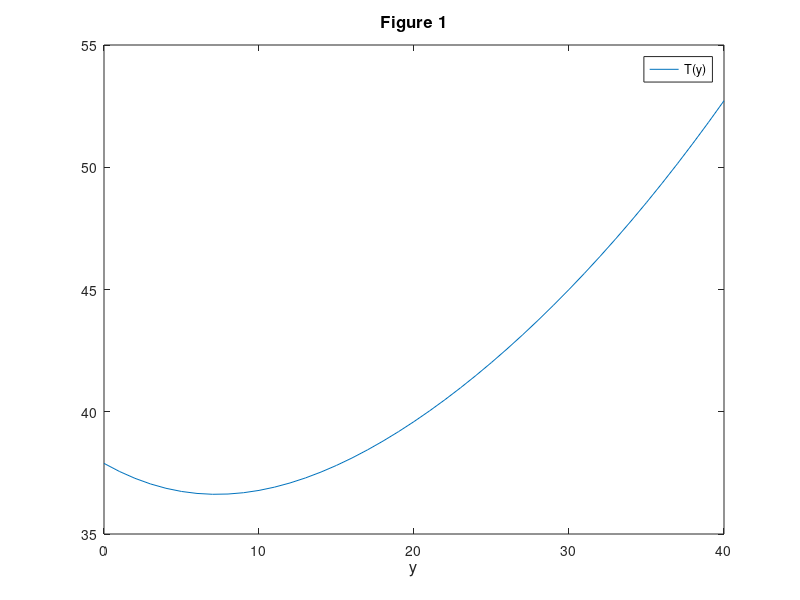

MATLAB code for this plot:
% G1FERMAT
% Fermat's Principle
% Graph of total travel time
% t1 is the time to go from inital position (0,o) to point (xq,y) in medium with
% velocity v1
% t2 is the time to go from inital position (xq,y) to point (xf,yf) in medium with
% velocity v2
% there is a y value for minimum time
xq=20;
xf=40;
yf=40;
y=(0:1:40);
% velocity
v1=1;
v2=2.5;
% v1 and v2 are at the Graph
% time in medium 1
t1=(1/v1)*sqrt((xq)^2+(y).^2);
% time in medium 2
t2=(1/v2)*sqrt((xf-xq)^2+(yf-y).^2);
T=t1+t2;

figure(1);
plot(y,T);
axis([0 40 35 55]);                  % PLOTS LIMITS                    
xlabel('y','Fontsize',12);
legend('T(y)');
title('Figure 1','FontSize',12);

% Changing the paramaters v1 and v2 changes the minimum time for total travel
